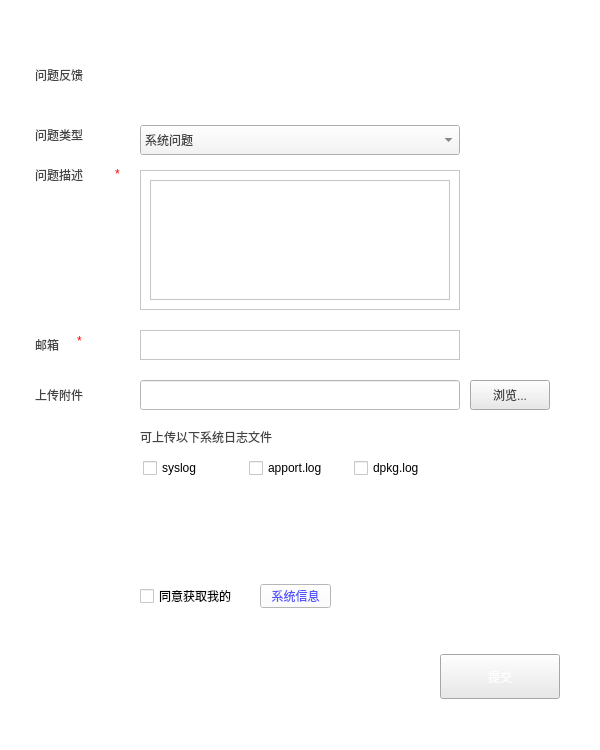
<?xml version="1.0" encoding="UTF-8"?>
<ui version="4.0">
 <class>feedback</class>
 <widget class="QMainWindow" name="feedback">
  <property name="geometry">
   <rect>
    <x>0</x>
    <y>0</y>
    <width>600</width>
    <height>750</height>
   </rect>
  </property>
  <property name="sizePolicy">
   <sizepolicy hsizetype="Expanding" vsizetype="Expanding">
    <horstretch>0</horstretch>
    <verstretch>0</verstretch>
   </sizepolicy>
  </property>
  <property name="minimumSize">
   <size>
    <width>600</width>
    <height>750</height>
   </size>
  </property>
  <property name="maximumSize">
   <size>
    <width>600</width>
    <height>1000</height>
   </size>
  </property>
  <property name="sizeIncrement">
   <size>
    <width>0</width>
    <height>0</height>
   </size>
  </property>
  <property name="windowTitle">
   <string>feedback</string>
  </property>
  <property name="styleSheet">
   <string notr="true">background-color: rgb(255, 255, 255);</string>
  </property>
  <widget class="QWidget" name="centralwidget">
   <widget class="QLabel" name="label">
    <property name="geometry">
     <rect>
      <x>35</x>
      <y>50</y>
      <width>131</width>
      <height>50</height>
     </rect>
    </property>
    <property name="styleSheet">
     <string notr="true">font: 24pt &quot;Sans Serif&quot;;
color: rgb(68, 68, 68);</string>
    </property>
    <property name="text">
     <string>问题反馈</string>
    </property>
   </widget>
   <widget class="QComboBox" name="comboBox">
    <property name="geometry">
     <rect>
      <x>140</x>
      <y>125</y>
      <width>320</width>
      <height>30</height>
     </rect>
    </property>
    <property name="styleSheet">
     <string notr="true">background-color: rgb(244, 244, 244);
color: rgb(68, 68, 68);
font: 14pt &quot;Sans Serif&quot;;</string>
    </property>
    <item>
     <property name="text">
      <string>系统问题</string>
     </property>
    </item>
    <item>
     <property name="text">
      <string>意见建议</string>
     </property>
    </item>
    <item>
     <property name="text">
      <string>商务合作</string>
     </property>
    </item>
    <item>
     <property name="text">
      <string>其他</string>
     </property>
    </item>
   </widget>
   <widget class="QLabel" name="label_3">
    <property name="geometry">
     <rect>
      <x>35</x>
      <y>165</y>
      <width>81</width>
      <height>20</height>
     </rect>
    </property>
    <property name="styleSheet">
     <string notr="true">font: 14pt &quot;Sans Serif&quot;;
color: rgb(68, 68, 68);
</string>
    </property>
    <property name="text">
     <string>问题描述</string>
    </property>
   </widget>
   <widget class="QFrame" name="frame">
    <property name="geometry">
     <rect>
      <x>140</x>
      <y>170</y>
      <width>320</width>
      <height>140</height>
     </rect>
    </property>
    <property name="frameShape">
     <enum>QFrame::StyledPanel</enum>
    </property>
    <property name="frameShadow">
     <enum>QFrame::Raised</enum>
    </property>
    <widget class="QTextEdit" name="textEdit">
     <property name="geometry">
      <rect>
       <x>10</x>
       <y>10</y>
       <width>300</width>
       <height>120</height>
      </rect>
     </property>
     <property name="toolTip">
      <string>&lt;html&gt;&lt;head/&gt;&lt;body&gt;&lt;p&gt;dfddfd&lt;/p&gt;&lt;/body&gt;&lt;/html&gt;</string>
     </property>
     <property name="whatsThis">
      <string>&lt;html&gt;&lt;head/&gt;&lt;body&gt;&lt;p&gt;uyghjg&lt;/p&gt;&lt;/body&gt;&lt;/html&gt;</string>
     </property>
     <property name="html">
      <string>&lt;!DOCTYPE HTML PUBLIC &quot;-//W3C//DTD HTML 4.0//EN&quot; &quot;http://www.w3.org/TR/REC-html40/strict.dtd&quot;&gt;
&lt;html&gt;&lt;head&gt;&lt;meta name=&quot;qrichtext&quot; content=&quot;1&quot; /&gt;&lt;style type=&quot;text/css&quot;&gt;
p, li { white-space: pre-wrap; }
&lt;/style&gt;&lt;/head&gt;&lt;body style=&quot; font-family:'Sans Serif'; font-size:9pt; font-weight:400; font-style:normal;&quot;&gt;
&lt;p style=&quot;-qt-paragraph-type:empty; margin-top:0px; margin-bottom:0px; margin-left:0px; margin-right:0px; -qt-block-indent:0; text-indent:0px; font-family:'Sans Serif';&quot;&gt;&lt;br /&gt;&lt;/p&gt;&lt;/body&gt;&lt;/html&gt;</string>
     </property>
    </widget>
   </widget>
   <widget class="QLabel" name="label_4">
    <property name="geometry">
     <rect>
      <x>35</x>
      <y>330</y>
      <width>41</width>
      <height>30</height>
     </rect>
    </property>
    <property name="styleSheet">
     <string notr="true">font: 14pt &quot;Sans Serif&quot;;
color: rgb(68, 68, 68);
</string>
    </property>
    <property name="text">
     <string>邮箱</string>
    </property>
   </widget>
   <widget class="QLabel" name="label_5">
    <property name="geometry">
     <rect>
      <x>115</x>
      <y>166</y>
      <width>16</width>
      <height>16</height>
     </rect>
    </property>
    <property name="styleSheet">
     <string notr="true">font: 11pt &quot;Sans Serif&quot;;
color: rgb(255, 0, 0);</string>
    </property>
    <property name="text">
     <string>*</string>
    </property>
   </widget>
   <widget class="QLabel" name="label_6">
    <property name="geometry">
     <rect>
      <x>77</x>
      <y>333</y>
      <width>16</width>
      <height>16</height>
     </rect>
    </property>
    <property name="styleSheet">
     <string notr="true">font: 11pt &quot;Sans Serif&quot;;
color: rgb(255, 0, 0);</string>
    </property>
    <property name="text">
     <string>*</string>
    </property>
   </widget>
   <widget class="QTextEdit" name="textEdit_2">
    <property name="geometry">
     <rect>
      <x>140</x>
      <y>330</y>
      <width>320</width>
      <height>30</height>
     </rect>
    </property>
   </widget>
   <widget class="QLabel" name="label_7">
    <property name="geometry">
     <rect>
      <x>35</x>
      <y>380</y>
      <width>80</width>
      <height>30</height>
     </rect>
    </property>
    <property name="styleSheet">
     <string notr="true">font: 14pt &quot;Sans Serif&quot;;
color: rgb(68, 68, 68);
</string>
    </property>
    <property name="text">
     <string>上传附件</string>
    </property>
   </widget>
   <widget class="QLineEdit" name="lineEdit">
    <property name="geometry">
     <rect>
      <x>140</x>
      <y>380</y>
      <width>320</width>
      <height>30</height>
     </rect>
    </property>
    <property name="text">
     <string/>
    </property>
   </widget>
   <widget class="browse_button" name="pushButton">
    <property name="geometry">
     <rect>
      <x>470</x>
      <y>380</y>
      <width>80</width>
      <height>30</height>
     </rect>
    </property>
    <property name="styleSheet">
     <string notr="true">font: 14pt &quot;Sans Serif&quot;;
background-color: rgb(233, 233, 233);
color: rgb(68, 68, 68);</string>
    </property>
    <property name="text">
     <string>浏览...</string>
    </property>
   </widget>
   <widget class="QLabel" name="label_8">
    <property name="geometry">
     <rect>
      <x>140</x>
      <y>422</y>
      <width>209</width>
      <height>29</height>
     </rect>
    </property>
    <property name="styleSheet">
     <string notr="true">
font: 14pt &quot;Sans Serif&quot;;
color: rgb(68, 68, 68);</string>
    </property>
    <property name="text">
     <string>可上传以下系统日志文件</string>
    </property>
   </widget>
   <widget class="QCheckBox" name="checkBox_4">
    <property name="geometry">
     <rect>
      <x>140</x>
      <y>584</y>
      <width>121</width>
      <height>24</height>
     </rect>
    </property>
    <property name="minimumSize">
     <size>
      <width>121</width>
      <height>24</height>
     </size>
    </property>
    <property name="maximumSize">
     <size>
      <width>121</width>
      <height>24</height>
     </size>
    </property>
    <property name="styleSheet">
     <string notr="true">font: 14pt &quot;Sans Serif&quot;;
font: 12pt &quot;Sans Serif&quot;;</string>
    </property>
    <property name="text">
     <string>同意获取我的</string>
    </property>
   </widget>
   <widget class="QPushButton" name="pushButton_2">
    <property name="geometry">
     <rect>
      <x>440</x>
      <y>654</y>
      <width>120</width>
      <height>45</height>
     </rect>
    </property>
    <property name="minimumSize">
     <size>
      <width>120</width>
      <height>45</height>
     </size>
    </property>
    <property name="maximumSize">
     <size>
      <width>120</width>
      <height>45</height>
     </size>
    </property>
    <property name="styleSheet">
     <string notr="true">font: 18pt &quot;Sans Serif&quot;;
color: rgb(255, 255, 255);
background-color: rgb(233, 233, 233);</string>
    </property>
    <property name="text">
     <string>提交</string>
    </property>
   </widget>
   <widget class="systeminfo_button" name="pushButton_3">
    <property name="geometry">
     <rect>
      <x>260</x>
      <y>584</y>
      <width>71</width>
      <height>24</height>
     </rect>
    </property>
    <property name="minimumSize">
     <size>
      <width>70</width>
      <height>24</height>
     </size>
    </property>
    <property name="maximumSize">
     <size>
      <width>71</width>
      <height>24</height>
     </size>
    </property>
    <property name="styleSheet">
     <string notr="true">font: 12pt &quot;Sans Serif&quot;;
color: rgb(85, 85, 255);</string>
    </property>
    <property name="text">
     <string>系统信息</string>
    </property>
   </widget>
   <widget class="QLabel" name="label_9">
    <property name="geometry">
     <rect>
      <x>140</x>
      <y>310</y>
      <width>71</width>
      <height>18</height>
     </rect>
    </property>
    <property name="text">
     <string/>
    </property>
   </widget>
   <widget class="QLabel" name="label_2">
    <property name="geometry">
     <rect>
      <x>35</x>
      <y>125</y>
      <width>80</width>
      <height>20</height>
     </rect>
    </property>
    <property name="styleSheet">
     <string notr="true">font: 14pt &quot;Sans Serif&quot;;
color: rgb(68, 68, 68);
</string>
    </property>
    <property name="text">
     <string>问题类型</string>
    </property>
   </widget>
   <widget class="QWidget" name="verticalWidget" native="true">
    <property name="geometry">
     <rect>
      <x>230</x>
      <y>624</y>
      <width>181</width>
      <height>80</height>
     </rect>
    </property>
    <property name="minimumSize">
     <size>
      <width>181</width>
      <height>80</height>
     </size>
    </property>
    <property name="maximumSize">
     <size>
      <width>181</width>
      <height>80</height>
     </size>
    </property>
    <property name="styleSheet">
     <string notr="true"/>
    </property>
    <widget class="QLabel" name="label_10">
     <property name="geometry">
      <rect>
       <x>9</x>
       <y>9</y>
       <width>171</width>
       <height>17</height>
      </rect>
     </property>
     <property name="styleSheet">
      <string notr="true">border-color: rgb(255, 255, 255);</string>
     </property>
     <property name="text">
      <string/>
     </property>
    </widget>
    <widget class="QLabel" name="label_12">
     <property name="geometry">
      <rect>
       <x>9</x>
       <y>32</y>
       <width>171</width>
       <height>17</height>
      </rect>
     </property>
     <property name="styleSheet">
      <string notr="true">border-color: rgb(255, 255, 255);</string>
     </property>
     <property name="text">
      <string/>
     </property>
    </widget>
    <widget class="QLabel" name="label_11">
     <property name="geometry">
      <rect>
       <x>9</x>
       <y>55</y>
       <width>163</width>
       <height>16</height>
      </rect>
     </property>
     <property name="styleSheet">
      <string notr="true">border-color: rgb(255, 255, 255);</string>
     </property>
     <property name="text">
      <string/>
     </property>
    </widget>
   </widget>
   <widget class="QWidget" name="layoutWidget">
    <property name="geometry">
     <rect>
      <x>143</x>
      <y>458</y>
      <width>311</width>
      <height>31</height>
     </rect>
    </property>
    <layout class="QHBoxLayout" name="horizontalLayout">
     <property name="sizeConstraint">
      <enum>QLayout::SetMinAndMaxSize</enum>
     </property>
     <item>
      <widget class="QCheckBox" name="checkBox">
       <property name="styleSheet">
        <string notr="true">font: 11pt &quot;Sans Serif&quot;;</string>
       </property>
       <property name="text">
        <string>syslog</string>
       </property>
      </widget>
     </item>
     <item>
      <widget class="QCheckBox" name="checkBox_2">
       <property name="styleSheet">
        <string notr="true">font: 11pt &quot;Sans Serif&quot;;</string>
       </property>
       <property name="text">
        <string>apport.log</string>
       </property>
      </widget>
     </item>
     <item>
      <widget class="QCheckBox" name="checkBox_3">
       <property name="styleSheet">
        <string notr="true">font: 11pt &quot;Sans Serif&quot;;</string>
       </property>
       <property name="text">
        <string>dpkg.log</string>
       </property>
      </widget>
     </item>
    </layout>
   </widget>
  </widget>
 </widget>
 <customwidgets>
  <customwidget>
   <class>systeminfo_button</class>
   <extends>QPushButton</extends>
   <header location="global">systeminfo_button.h</header>
  </customwidget>
  <customwidget>
   <class>browse_button</class>
   <extends>QPushButton</extends>
   <header location="global">browse_button.h</header>
  </customwidget>
 </customwidgets>
 <resources/>
 <connections/>
</ui>
